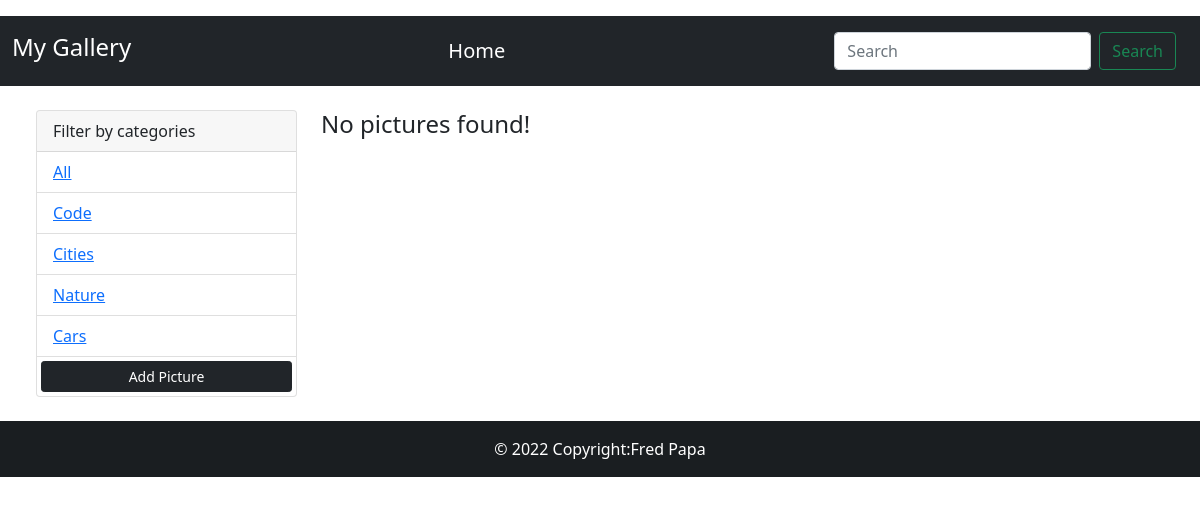
Page /?category=Leisure on the earlier database version.
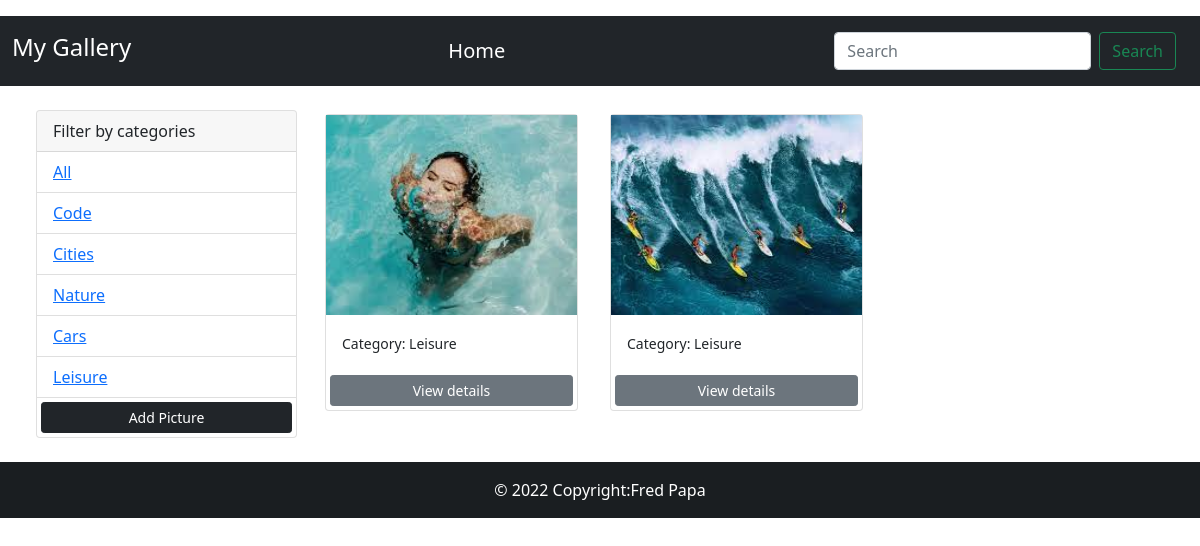
Same page on the later database version.
### pictures/models.py (models this page shows, shortened)
class Category(models.Model):
    name = models.CharField(max_length=200, null=False, blank=False)

class Picture(models.Model):
    category = models.ForeignKey(Category, on_delete=models.SET_NULL, null=True)
    image = models.ImageField(null=False, blank=False)
    description = models.TextField()

### pictures/views.py (the view)
# urls.py: path('', views.gallery, name='gallery'),
def gallery(request):
    category = request.GET.get('category')
    if category == None:
        pictures= Picture.objects.all()
    else:
        pictures = Picture.objects.filter(category__name = category)
    categories = Category.objects.all()
    context = {'categories': categories, 'pictures': pictures}
    return render(request, 'pictures/gallery.html', context)

### pictures/templates/pictures/gallery.html (shortened to what this page needs)
<!DOCTYPE html>
<html lang="en">
<head>
    <link href="https://cdn.jsdelivr.net/npm/bootstrap@5.1.3/dist/css/bootstrap.min.css" rel="stylesheet">
</head>
<body class="my-3">
    <nav class="navbar navbar-dark bg-dark">
        <div class="container-fluid">
          <a class="navbar-brand" href="{% url 'gallery' %}">
                <h4>My Gallery</h4>
              </a>
          <a class="navbar-brand" href="{% url 'gallery' %}">
            Home
          </a>
          <nav class="navbar navbar-dark bg-dark">
            <div class="container-fluid">
              <form class="d-flex" method="GET">
                <input class="form-control me-2" name="search-area" type="search" placeholder="Search" aria-label="Search">
                <button class="btn btn-outline-success" type="submit">Search</button>
              </form>
            </div>
          </nav>
        </div>
      </nav>
    <div class="container m-4">
        <div class="row">
            <div class="col-md-3">
                <div class="card">
                    <div class="card-header">
                      Filter by categories
                    </div>
                    <ul class="list-group list-group-flush">
                        <li class="list-group-item">
                            <a href=" {% url 'gallery' %} ">All</a>
                        </li>
                      {% for category in categories %}
                        <li class="list-group-item">
                            <a href=" {% url 'gallery' %}?category={{category.name}}">{{category.name}}</a>
                        </li>
                      {% endfor %}
                        <a href="{% url 'add' %}" class="btn btn-dark btn-block btn-sm m-1">Add Picture</a>
                    </ul>
                  </div>
            </div>
            <div class="col-md-9">
                <div class="row">
                    {% for picture in pictures %}
                    <div class="col-md-4">
                        <div class="card m-1">
                            <img class="image-thumbnail" src="{{picture.image.url}}" class="card-img-top" alt="City Image">
                            <div class="card-body">
                              <small>Category: {{picture.category.name}}</small>
                            </div>
                            <a href="{% url 'picture' picture.id %}" class="btn btn-secondary btn-sm m-1">View details</a>
                        </div>
                    </div>
                    {% empty %}
                    <h4>No pictures found!</h4>
                    {% endfor %}
                </div>
            </div>
        </div>
    </div>
    <footer class="bg-dark text-center text-white">
    <div class="text-center p-3" style="background-color: rgba(0, 0, 0, 0.2);">
      © 2022 Copyright:Fred Papa
    </div>
    </footer>
</body>
</html>

Differences in the rows shown:
added Category: name "Leisure"
added Picture: image (picture), category.name "Leisure"
added Picture: image (picture), category.name "Leisure"
Other differences:
text no longer shown: "No pictures found!"
